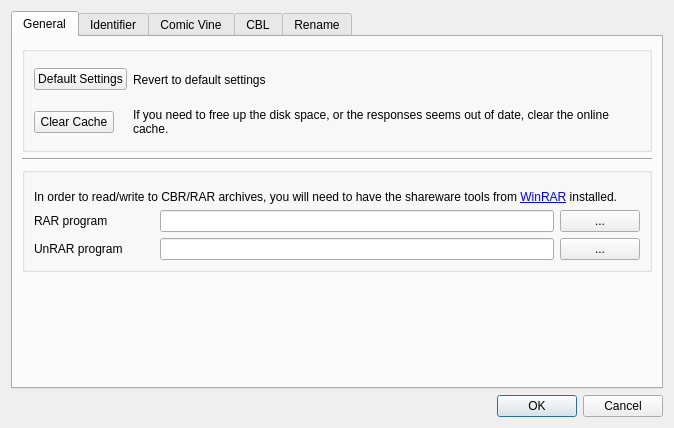
<?xml version="1.0" encoding="UTF-8"?>
<ui version="4.0">
 <class>dialogCreditEditor</class>
 <widget class="QDialog" name="dialogCreditEditor">
  <property name="geometry">
   <rect>
    <x>0</x>
    <y>0</y>
    <width>674</width>
    <height>428</height>
   </rect>
  </property>
  <property name="windowTitle">
   <string>Settings</string>
  </property>
  <property name="sizeGripEnabled">
   <bool>false</bool>
  </property>
  <layout class="QGridLayout" name="gridLayout_2">
   <item row="0" column="0">
    <layout class="QVBoxLayout" name="verticalLayout">
     <item>
      <widget class="QTabWidget" name="tabWidget">
       <property name="currentIndex">
        <number>0</number>
       </property>
       <widget class="QWidget" name="tab">
        <attribute name="title">
         <string>General</string>
        </attribute>
        <layout class="QVBoxLayout" name="verticalLayout_2">
         <item>
          <widget class="QGroupBox" name="grpBoxBtns">
           <property name="title">
            <string/>
           </property>
           <layout class="QGridLayout" name="gridLayout_4">
            <item row="0" column="0">
             <widget class="QPushButton" name="btnResetSettings">
              <property name="sizePolicy">
               <sizepolicy hsizetype="Maximum" vsizetype="Fixed">
                <horstretch>0</horstretch>
                <verstretch>0</verstretch>
               </sizepolicy>
              </property>
              <property name="text">
               <string>Default Settings</string>
              </property>
             </widget>
            </item>
            <item row="0" column="1">
             <widget class="QLabel" name="lblDefaultSettings">
              <property name="sizePolicy">
               <sizepolicy hsizetype="Expanding" vsizetype="Expanding">
                <horstretch>0</horstretch>
                <verstretch>0</verstretch>
               </sizepolicy>
              </property>
              <property name="text">
               <string>Revert to default settings</string>
              </property>
              <property name="wordWrap">
               <bool>true</bool>
              </property>
             </widget>
            </item>
            <item row="1" column="0">
             <widget class="QPushButton" name="btnClearCache">
              <property name="sizePolicy">
               <sizepolicy hsizetype="Maximum" vsizetype="Fixed">
                <horstretch>0</horstretch>
                <verstretch>0</verstretch>
               </sizepolicy>
              </property>
              <property name="text">
               <string>Clear Cache</string>
              </property>
             </widget>
            </item>
            <item row="1" column="1">
             <widget class="QLabel" name="label_2">
              <property name="sizePolicy">
               <sizepolicy hsizetype="Expanding" vsizetype="Expanding">
                <horstretch>0</horstretch>
                <verstretch>0</verstretch>
               </sizepolicy>
              </property>
              <property name="text">
               <string>If you need to free up the disk space, or the responses seems out of date, clear the online cache.</string>
              </property>
              <property name="wordWrap">
               <bool>true</bool>
              </property>
             </widget>
            </item>
           </layout>
          </widget>
         </item>
         <item>
          <widget class="Line" name="line_3">
           <property name="orientation">
            <enum>Qt::Horizontal</enum>
           </property>
          </widget>
         </item>
         <item>
          <widget class="QGroupBox" name="grpBoxRar">
           <layout class="QGridLayout" name="gridLayout">
            <item row="0" column="0" colspan="3">
             <widget class="QLabel" name="lblRarHelp">
              <property name="sizePolicy">
               <sizepolicy hsizetype="Preferred" vsizetype="Expanding">
                <horstretch>0</horstretch>
                <verstretch>0</verstretch>
               </sizepolicy>
              </property>
              <property name="text">
               <string>&lt;html&gt;&lt;head/&gt;&lt;body&gt;&lt;p&gt;In order to read/write to CBR/RAR archives, you will need to have the shareware tools from &lt;a href=&quot;www.win-rar.com/download.html&quot;&gt;&lt;span style=&quot; text-decoration: underline; color:#0000ff;&quot;&gt;WinRAR&lt;/span&gt;&lt;/a&gt; installed.  &lt;/p&gt;&lt;/body&gt;&lt;/html&gt;</string>
              </property>
              <property name="textFormat">
               <enum>Qt::RichText</enum>
              </property>
              <property name="alignment">
               <set>Qt::AlignBottom|Qt::AlignLeading|Qt::AlignLeft</set>
              </property>
              <property name="wordWrap">
               <bool>true</bool>
              </property>
              <property name="openExternalLinks">
               <bool>true</bool>
              </property>
              <property name="textInteractionFlags">
               <set>Qt::LinksAccessibleByKeyboard|Qt::LinksAccessibleByMouse</set>
              </property>
             </widget>
            </item>
            <item row="1" column="0">
             <widget class="QLabel" name="label_7">
              <property name="sizePolicy">
               <sizepolicy hsizetype="Preferred" vsizetype="Preferred">
                <horstretch>0</horstretch>
                <verstretch>0</verstretch>
               </sizepolicy>
              </property>
              <property name="minimumSize">
               <size>
                <width>120</width>
                <height>0</height>
               </size>
              </property>
              <property name="maximumSize">
               <size>
                <width>200</width>
                <height>16777215</height>
               </size>
              </property>
              <property name="text">
               <string>RAR program</string>
              </property>
             </widget>
            </item>
            <item row="1" column="1">
             <widget class="QLineEdit" name="leRarExePath">
              <property name="sizePolicy">
               <sizepolicy hsizetype="Expanding" vsizetype="Maximum">
                <horstretch>0</horstretch>
                <verstretch>0</verstretch>
               </sizepolicy>
              </property>
              <property name="readOnly">
               <bool>true</bool>
              </property>
             </widget>
            </item>
            <item row="1" column="2">
             <widget class="QPushButton" name="btnBrowseRar">
              <property name="sizePolicy">
               <sizepolicy hsizetype="Minimum" vsizetype="Maximum">
                <horstretch>0</horstretch>
                <verstretch>0</verstretch>
               </sizepolicy>
              </property>
              <property name="text">
               <string>...</string>
              </property>
             </widget>
            </item>
            <item row="2" column="0">
             <widget class="QLabel" name="lblUnrar">
              <property name="minimumSize">
               <size>
                <width>120</width>
                <height>0</height>
               </size>
              </property>
              <property name="text">
               <string>UnRAR program</string>
              </property>
             </widget>
            </item>
            <item row="2" column="1">
             <widget class="QLineEdit" name="leUnrarExePath">
              <property name="readOnly">
               <bool>true</bool>
              </property>
             </widget>
            </item>
            <item row="2" column="2">
             <widget class="QPushButton" name="btnBrowseUnrar">
              <property name="text">
               <string>...</string>
              </property>
             </widget>
            </item>
           </layout>
          </widget>
         </item>
         <item>
          <spacer name="verticalSpacer">
           <property name="orientation">
            <enum>Qt::Vertical</enum>
           </property>
           <property name="sizeHint" stdset="0">
            <size>
             <width>20</width>
             <height>40</height>
            </size>
           </property>
          </spacer>
         </item>
        </layout>
       </widget>
       <widget class="QWidget" name="tab_2">
        <attribute name="title">
         <string>Identifier</string>
        </attribute>
        <layout class="QGridLayout" name="gridLayout_3">
         <item row="0" column="0">
          <widget class="QLabel" name="label_5">
           <property name="text">
            <string>&lt;html&gt;&lt;head/&gt;&lt;body&gt;&lt;p&gt;These settings are for the automatic issue identifier which searches online for matches. They will not affect &amp;quot;manual&amp;quot; searching.&lt;/p&gt;&lt;p&gt;Hover the mouse over an entry field for more info.&lt;/p&gt;&lt;/body&gt;&lt;/html&gt;</string>
           </property>
           <property name="wordWrap">
            <bool>true</bool>
           </property>
          </widget>
         </item>
         <item row="1" column="0">
          <widget class="Line" name="line_2">
           <property name="orientation">
            <enum>Qt::Horizontal</enum>
           </property>
          </widget>
         </item>
         <item row="2" column="0">
          <layout class="QFormLayout" name="formLayout_2">
           <property name="fieldGrowthPolicy">
            <enum>QFormLayout::AllNonFixedFieldsGrow</enum>
           </property>
           <item row="0" column="0">
            <widget class="QLabel" name="label_3">
             <property name="toolTip">
              <string/>
             </property>
             <property name="text">
              <string>Default Name Length Match Tolerance:</string>
             </property>
            </widget>
           </item>
           <item row="0" column="1">
            <widget class="QLineEdit" name="leNameLengthDeltaThresh">
             <property name="sizePolicy">
              <sizepolicy hsizetype="Maximum" vsizetype="Fixed">
               <horstretch>0</horstretch>
               <verstretch>0</verstretch>
              </sizepolicy>
             </property>
             <property name="maximumSize">
              <size>
               <width>50</width>
               <height>16777215</height>
              </size>
             </property>
             <property name="toolTip">
              <string/>
             </property>
            </widget>
           </item>
           <item row="1" column="0">
            <widget class="QLabel" name="label_4">
             <property name="text">
              <string>Publisher Blacklist:</string>
             </property>
            </widget>
           </item>
           <item row="1" column="1">
            <widget class="QPlainTextEdit" name="tePublisherBlacklist">
             <property name="sizePolicy">
              <sizepolicy hsizetype="Expanding" vsizetype="Expanding">
               <horstretch>0</horstretch>
               <verstretch>0</verstretch>
              </sizepolicy>
             </property>
            </widget>
           </item>
          </layout>
         </item>
        </layout>
       </widget>
       <widget class="QWidget" name="tab_3">
        <attribute name="title">
         <string>Comic Vine</string>
        </attribute>
        <widget class="QCheckBox" name="cbxUseSeriesStartAsVolume">
         <property name="geometry">
          <rect>
           <x>30</x>
           <y>30</y>
           <width>240</width>
           <height>25</height>
          </rect>
         </property>
         <property name="text">
          <string>Use Series Start Date as Volume</string>
         </property>
        </widget>
       </widget>
       <widget class="QWidget" name="tab_4">
        <attribute name="title">
         <string>CBL</string>
        </attribute>
        <layout class="QGridLayout" name="gridLayout_6">
         <item row="0" column="0">
          <widget class="QCheckBox" name="cbxApplyCBLTransformOnCVIMport">
           <property name="text">
            <string>Apply CBL Transforms on ComicVine Import</string>
           </property>
          </widget>
         </item>
         <item row="1" column="0">
          <widget class="QCheckBox" name="cbxApplyCBLTransformOnBatchOperation">
           <property name="text">
            <string>Apply CBL Transforms on Batch Copy Operations to CBL Tags</string>
           </property>
          </widget>
         </item>
         <item row="3" column="0">
          <widget class="QGroupBox" name="groupBox">
           <property name="sizePolicy">
            <sizepolicy hsizetype="Preferred" vsizetype="MinimumExpanding">
             <horstretch>0</horstretch>
             <verstretch>0</verstretch>
            </sizepolicy>
           </property>
           <property name="title">
            <string>CBL Transforms</string>
           </property>
           <widget class="QWidget" name="layoutWidget">
            <property name="geometry">
             <rect>
              <x>11</x>
              <y>21</y>
              <width>246</width>
              <height>182</height>
             </rect>
            </property>
            <layout class="QGridLayout" name="gridLayout_7">
             <item row="0" column="0">
              <widget class="QCheckBox" name="cbxAssumeLoneCreditIsPrimary">
               <property name="text">
                <string>Assume Lone Credit Is Primary</string>
               </property>
              </widget>
             </item>
             <item row="1" column="0">
              <widget class="QCheckBox" name="cbxCopyCharactersToTags">
               <property name="text">
                <string>Copy Characters to Generic Tags</string>
               </property>
              </widget>
             </item>
             <item row="2" column="0">
              <widget class="QCheckBox" name="cbxCopyTeamsToTags">
               <property name="text">
                <string>Copy Teams to Generic Tags</string>
               </property>
              </widget>
             </item>
             <item row="3" column="0">
              <widget class="QCheckBox" name="cbxCopyLocationsToTags">
               <property name="text">
                <string>Copy Locations to Generic Tags</string>
               </property>
              </widget>
             </item>
             <item row="4" column="0">
              <widget class="QCheckBox" name="cbxCopyNotesToComments">
               <property name="text">
                <string>Copy Notes to Comments</string>
               </property>
              </widget>
             </item>
             <item row="5" column="0">
              <widget class="QCheckBox" name="cbxCopyWebLinkToComments">
               <property name="text">
                <string>Copy Web Link to Comments</string>
               </property>
              </widget>
             </item>
            </layout>
           </widget>
          </widget>
         </item>
         <item row="2" column="0">
          <spacer name="verticalSpacer_2">
           <property name="orientation">
            <enum>Qt::Vertical</enum>
           </property>
           <property name="sizeType">
            <enum>QSizePolicy::Fixed</enum>
           </property>
           <property name="sizeHint" stdset="0">
            <size>
             <width>20</width>
             <height>10</height>
            </size>
           </property>
          </spacer>
         </item>
        </layout>
       </widget>
       <widget class="QWidget" name="tab_5">
        <attribute name="title">
         <string>Rename</string>
        </attribute>
        <layout class="QGridLayout" name="gridLayout_5">
         <item row="0" column="0">
          <layout class="QFormLayout" name="formLayout_3">
           <property name="fieldGrowthPolicy">
            <enum>QFormLayout::AllNonFixedFieldsGrow</enum>
           </property>
           <item row="1" column="0">
            <widget class="QLabel" name="label">
             <property name="text">
              <string>Template:</string>
             </property>
            </widget>
           </item>
           <item row="1" column="1">
            <widget class="QLineEdit" name="leRenameTemplate">
             <property name="toolTip">
              <string>&lt;html&gt;&lt;head/&gt;&lt;body&gt;&lt;p&gt;The template for the new filename. Accepts the following variables:&lt;/p&gt;&lt;p&gt;%series%&lt;br/&gt;%issue%&lt;br/&gt;%volume%&lt;br/&gt;%issuecount%&lt;br/&gt;%year%&lt;br/&gt;%month%&lt;br/&gt;%month_name%&lt;br/&gt;%publisher%&lt;br/&gt;%title%&lt;br/&gt;
%genre%&lt;br/&gt;
%language_code%&lt;br/&gt;
%criticalrating%&lt;br/&gt;
%alternateseries%&lt;br/&gt;
%alternatenumber%&lt;br/&gt;
%alternatecount%&lt;br/&gt;
%imprint%&lt;br/&gt;
%format%&lt;br/&gt;
%maturityrating%&lt;br/&gt;
%storyarc%&lt;br/&gt;
%seriesgroup%&lt;br/&gt;
%scaninfo%
&lt;/p&gt;&lt;p&gt;Examples:&lt;/p&gt;&lt;p&gt;&lt;span style=&quot; font-style:italic;&quot;&gt;%series% %issue% (%year%)&lt;/span&gt;&lt;br/&gt;&lt;span style=&quot; font-style:italic;&quot;&gt;%series% #%issue% - %title%&lt;/span&gt;&lt;/p&gt;&lt;/body&gt;&lt;/html&gt;</string>
             </property>
            </widget>
           </item>
           <item row="2" column="0">
            <widget class="QLabel" name="label_6">
             <property name="text">
              <string>Issue # Zero Padding</string>
             </property>
            </widget>
           </item>
           <item row="2" column="1">
            <widget class="QLineEdit" name="leIssueNumPadding">
             <property name="sizePolicy">
              <sizepolicy hsizetype="Maximum" vsizetype="Fixed">
               <horstretch>0</horstretch>
               <verstretch>0</verstretch>
              </sizepolicy>
             </property>
             <property name="maximumSize">
              <size>
               <width>50</width>
               <height>16777215</height>
              </size>
             </property>
             <property name="toolTip">
              <string>&lt;html&gt;&lt;head/&gt;&lt;body&gt;&lt;p&gt;&lt;span style=&quot; font-weight:600;&quot;&gt;Issue # Zero Padding&lt;/span&gt; dictates if the issue number should be padded on left with zeros.  A value of 2, for example, means that the number will always be at least two digits.&lt;/p&gt;&lt;/body&gt;&lt;/html&gt;</string>
             </property>
            </widget>
           </item>
           <item row="3" column="0" colspan="2">
            <widget class="QCheckBox" name="cbxSmartCleanup">
             <property name="toolTip">
              <string>&lt;html&gt;&lt;head/&gt;&lt;body&gt;&lt;p&gt;&lt;span style=&quot; font-weight:600;&quot;&gt;&amp;quot;Smart Text Cleanup&amp;quot; &lt;/span&gt;will attempt to clean up the new filename if there are missing fields from the template.  For example, removing empty braces, repeated spaces and dashes, and more.  Experimental feature.&lt;/p&gt;&lt;/body&gt;&lt;/html&gt;</string>
             </property>
             <property name="text">
              <string>Use Smart Text Cleanup (Experimental)</string>
             </property>
            </widget>
           </item>
           <item row="4" column="0" colspan="2">
            <widget class="QCheckBox" name="cbxChangeExtension">
             <property name="text">
              <string>Change Extension Based On Archive Type</string>
             </property>
            </widget>
           </item>
          </layout>
         </item>
        </layout>
       </widget>
      </widget>
     </item>
     <item>
      <widget class="QDialogButtonBox" name="buttonBox">
       <property name="orientation">
        <enum>Qt::Horizontal</enum>
       </property>
       <property name="standardButtons">
        <set>QDialogButtonBox::Cancel|QDialogButtonBox::Ok</set>
       </property>
      </widget>
     </item>
    </layout>
   </item>
  </layout>
 </widget>
 <resources/>
 <connections>
  <connection>
   <sender>buttonBox</sender>
   <signal>accepted()</signal>
   <receiver>dialogCreditEditor</receiver>
   <slot>accept()</slot>
   <hints>
    <hint type="sourcelabel">
     <x>248</x>
     <y>254</y>
    </hint>
    <hint type="destinationlabel">
     <x>157</x>
     <y>274</y>
    </hint>
   </hints>
  </connection>
  <connection>
   <sender>buttonBox</sender>
   <signal>rejected()</signal>
   <receiver>dialogCreditEditor</receiver>
   <slot>reject()</slot>
   <hints>
    <hint type="sourcelabel">
     <x>316</x>
     <y>260</y>
    </hint>
    <hint type="destinationlabel">
     <x>286</x>
     <y>274</y>
    </hint>
   </hints>
  </connection>
 </connections>
</ui>
